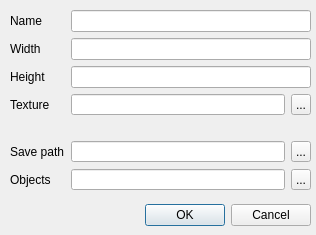
<?xml version="1.0" encoding="UTF-8"?>
<ui version="4.0">
 <class>CreateMapDialog</class>
 <widget class="QDialog" name="CreateMapDialog">
  <property name="geometry">
   <rect>
    <x>0</x>
    <y>0</y>
    <width>316</width>
    <height>235</height>
   </rect>
  </property>
  <property name="windowTitle">
   <string>Dialog</string>
  </property>
  <widget class="QDialogButtonBox" name="buttonBox">
   <property name="geometry">
    <rect>
     <x>20</x>
     <y>200</y>
     <width>291</width>
     <height>31</height>
    </rect>
   </property>
   <property name="orientation">
    <enum>Qt::Horizontal</enum>
   </property>
   <property name="standardButtons">
    <set>QDialogButtonBox::Cancel|QDialogButtonBox::Ok</set>
   </property>
  </widget>
  <widget class="QWidget" name="formLayoutWidget">
   <property name="geometry">
    <rect>
     <x>10</x>
     <y>10</y>
     <width>301</width>
     <height>181</height>
    </rect>
   </property>
   <layout class="QFormLayout" name="formLayout">
    <property name="fieldGrowthPolicy">
     <enum>QFormLayout::AllNonFixedFieldsGrow</enum>
    </property>
    <item row="0" column="0">
     <widget class="QLabel" name="label">
      <property name="text">
       <string>Name</string>
      </property>
     </widget>
    </item>
    <item row="0" column="1">
     <widget class="QLineEdit" name="name"/>
    </item>
    <item row="1" column="0">
     <widget class="QLabel" name="label_2">
      <property name="text">
       <string>Width</string>
      </property>
     </widget>
    </item>
    <item row="1" column="1">
     <widget class="QLineEdit" name="width"/>
    </item>
    <item row="2" column="0">
     <widget class="QLabel" name="label_3">
      <property name="text">
       <string>Height</string>
      </property>
     </widget>
    </item>
    <item row="2" column="1">
     <widget class="QLineEdit" name="height"/>
    </item>
    <item row="3" column="0">
     <widget class="QLabel" name="label_4">
      <property name="text">
       <string>Texture</string>
      </property>
     </widget>
    </item>
    <item row="4" column="0">
     <spacer name="verticalSpacer">
      <property name="orientation">
       <enum>Qt::Vertical</enum>
      </property>
      <property name="sizeHint" stdset="0">
       <size>
        <width>20</width>
        <height>5</height>
       </size>
      </property>
     </spacer>
    </item>
    <item row="4" column="1">
     <spacer name="verticalSpacer_2">
      <property name="orientation">
       <enum>Qt::Vertical</enum>
      </property>
      <property name="sizeHint" stdset="0">
       <size>
        <width>20</width>
        <height>5</height>
       </size>
      </property>
     </spacer>
    </item>
    <item row="5" column="0">
     <widget class="QLabel" name="label_5">
      <property name="text">
       <string>Save path</string>
      </property>
     </widget>
    </item>
    <item row="3" column="1">
     <layout class="QGridLayout" name="gridLayout">
      <item row="0" column="1">
       <widget class="QToolButton" name="selectTextureButton">
        <property name="minimumSize">
         <size>
          <width>20</width>
          <height>0</height>
         </size>
        </property>
        <property name="maximumSize">
         <size>
          <width>20</width>
          <height>16777215</height>
         </size>
        </property>
        <property name="acceptDrops">
         <bool>false</bool>
        </property>
        <property name="layoutDirection">
         <enum>Qt::LeftToRight</enum>
        </property>
        <property name="text">
         <string>...</string>
        </property>
       </widget>
      </item>
      <item row="0" column="0">
       <widget class="QLineEdit" name="texturePath">
        <property name="readOnly">
         <bool>true</bool>
        </property>
       </widget>
      </item>
     </layout>
    </item>
    <item row="5" column="1">
     <layout class="QGridLayout" name="gridLayout_2">
      <item row="0" column="0">
       <widget class="QLineEdit" name="path">
        <property name="readOnly">
         <bool>true</bool>
        </property>
       </widget>
      </item>
      <item row="0" column="1">
       <widget class="QToolButton" name="selectPathButton">
        <property name="minimumSize">
         <size>
          <width>20</width>
          <height>0</height>
         </size>
        </property>
        <property name="maximumSize">
         <size>
          <width>20</width>
          <height>16777215</height>
         </size>
        </property>
        <property name="text">
         <string>...</string>
        </property>
       </widget>
      </item>
     </layout>
    </item>
    <item row="6" column="0">
     <widget class="QLabel" name="label_6">
      <property name="text">
       <string>Objects </string>
      </property>
     </widget>
    </item>
    <item row="6" column="1">
     <layout class="QGridLayout" name="gridLayout_3">
      <item row="0" column="0">
       <widget class="QLineEdit" name="objPath">
        <property name="readOnly">
         <bool>true</bool>
        </property>
       </widget>
      </item>
      <item row="0" column="1">
       <widget class="QToolButton" name="objPathButton">
        <property name="minimumSize">
         <size>
          <width>20</width>
          <height>0</height>
         </size>
        </property>
        <property name="maximumSize">
         <size>
          <width>20</width>
          <height>16777215</height>
         </size>
        </property>
        <property name="text">
         <string>...</string>
        </property>
       </widget>
      </item>
     </layout>
    </item>
   </layout>
  </widget>
 </widget>
 <resources/>
 <connections>
  <connection>
   <sender>buttonBox</sender>
   <signal>accepted()</signal>
   <receiver>CreateMapDialog</receiver>
   <slot>accept()</slot>
   <hints>
    <hint type="sourcelabel">
     <x>248</x>
     <y>254</y>
    </hint>
    <hint type="destinationlabel">
     <x>157</x>
     <y>274</y>
    </hint>
   </hints>
  </connection>
  <connection>
   <sender>buttonBox</sender>
   <signal>rejected()</signal>
   <receiver>CreateMapDialog</receiver>
   <slot>reject()</slot>
   <hints>
    <hint type="sourcelabel">
     <x>316</x>
     <y>260</y>
    </hint>
    <hint type="destinationlabel">
     <x>286</x>
     <y>274</y>
    </hint>
   </hints>
  </connection>
 </connections>
</ui>
